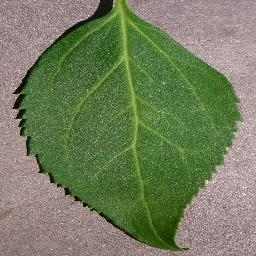
#> input picture data/cherry_leaves/cherry-leaves/healthy/011f07d1-8813-4a63-99c7-e274ab5cc261___JR_HL 4165_flipTB.JPG, 256 x 256 px
$ python -i image_utils.py   (imports and definitions only)
#> lines starting #> are read from the running program, lines starting #| are printed output that depends on the picture
from typing import Tuple
import cv2
import numpy as np
from PIL import Image


def enhance_image(
    image: Image.Image,
    contrast_limit: float = 2.0,
    tile_grid_size: Tuple[int, int] = (8, 8)
) -> Image.Image:
    """Enhance image quality for better prediction."""
#> called with contrast_limit = 2, tile_grid_size = (8, 8)
    try:
        # Convert PIL image to cv2 format
        img_array = np.array(image)
        img_cv = cv2.cvtColor(img_array, cv2.COLOR_RGB2BGR)
#> img_cv is the input picture: shape (256, 256, 3); mean B, G, R 94, 125.8, 115.6

        # Apply CLAHE enhancement
        clahe = cv2.createCLAHE(
            clipLimit=contrast_limit,
            tileGridSize=tile_grid_size
        )

        # Convert to LAB color space
        img_lab = cv2.cvtColor(img_cv, cv2.COLOR_BGR2LAB)
#> img_lab: shape (256, 256, 3); mean of channels 0, 1, 2 130.5, 118.4, 144.5
        l_channel = img_lab[:, :, 0]
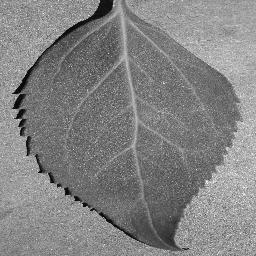
#> l_channel: shape (256, 256); min 0, max 252, mean 130.5

        # Apply CLAHE to L channel
        enhanced_l = clahe.apply(l_channel)
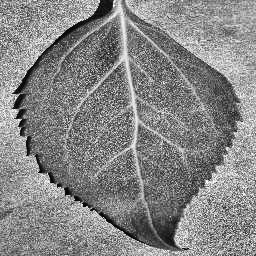
#> enhanced_l: shape (256, 256); min 0, max 255, mean 133.7
        img_lab[:, :, 0] = enhanced_l
#> img_lab: shape (256, 256, 3); mean of channels 0, 1, 2 133.7, 118.4, 144.5

        # Convert back to BGR and RGB
        img_enhanced = cv2.cvtColor(img_lab, cv2.COLOR_LAB2BGR)
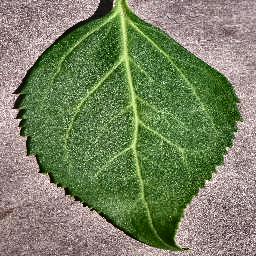
#> img_enhanced: shape (256, 256, 3); mean B, G, R 98.1, 130, 119.5
        img_enhanced_rgb = cv2.cvtColor(img_enhanced, cv2.COLOR_BGR2RGB)

        return Image.fromarray(img_enhanced_rgb)

    except Exception:
        return image  # Return original if enhancement fails

>>> import cv2
>>> picture = cv2.cvtColor(cv2.imread('../../data/cherry_leaves/cherry-leaves/healthy/011f07d1-8813-4a63-99c7-e274ab5cc261___JR_HL 4165_flipTB.JPG'), cv2.COLOR_BGR2RGB)
>>> result = enhance_image(picture)

$ run again, on data/cherry_leaves/cherry-leaves/healthy/0438b691-45f8-4251-83bd-8344656716a1___JR_HL 4152_flipTB.JPG
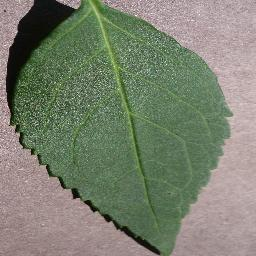
#> input picture data/cherry_leaves/cherry-leaves/healthy/0438b691-45f8-4251-83bd-8344656716a1___JR_HL 4152_flipTB.JPG, 256 x 256 px
#> in enhance_image, img_cv is the input picture: shape (256, 256, 3); mean B, G, R 110.9, 128.5, 122.5
#> in enhance_image, `enhanced_l = clahe.apply(l_channel)`:
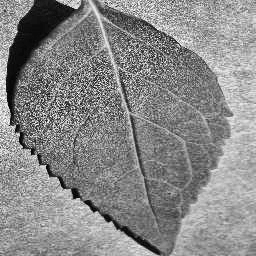
#> enhanced_l: shape (256, 256); min 0, max 255, mean 136.6
#> in enhance_image, `img_enhanced = cv2.cvtColor(img_lab, cv2.COLOR_LAB2BGR)`:
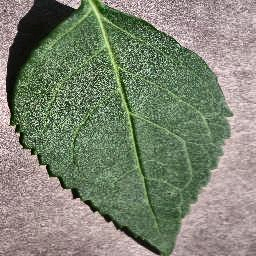
#> img_enhanced: shape (256, 256, 3); mean B, G, R 114.1, 131.7, 125.6

$ run again, on data/cherry_leaves/cherry-leaves/healthy/048daa26-d38c-477a-96b8-018b3d4ba386___JR_HL 9767_flipTB.JPG
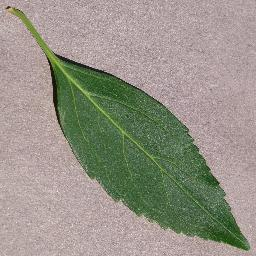
#> input picture data/cherry_leaves/cherry-leaves/healthy/048daa26-d38c-477a-96b8-018b3d4ba386___JR_HL 9767_flipTB.JPG, 256 x 256 px
#> in enhance_image, img_cv is the input picture: shape (256, 256, 3); mean B, G, R 135.1, 146.7, 150.4
#> in enhance_image, `l_channel = img_lab[:, :, 0]`:
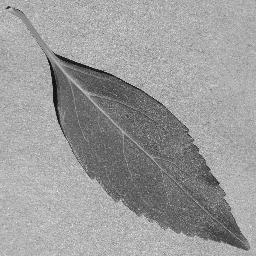
#> l_channel: shape (256, 256); min 3, max 252, mean 154.8
#> in enhance_image, `img_enhanced = cv2.cvtColor(img_lab, cv2.COLOR_LAB2BGR)`:
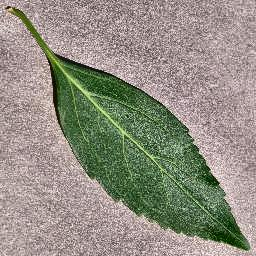
#> img_enhanced: shape (256, 256, 3); mean B, G, R 131, 142.8, 146.3

$ run again, on data/cherry_leaves/cherry-leaves/healthy/11d25451-c4c7-495d-87a4-9cb08f5934b1___JR_HL 4206_flipTB.JPG
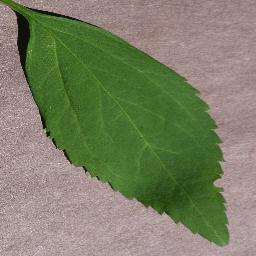
#> input picture data/cherry_leaves/cherry-leaves/healthy/11d25451-c4c7-495d-87a4-9cb08f5934b1___JR_HL 4206_flipTB.JPG, 256 x 256 px
#> in enhance_image, img_cv is the input picture: shape (256, 256, 3); mean B, G, R 100.6, 127.8, 123.1
#> in enhance_image, `enhanced_l = clahe.apply(l_channel)`:
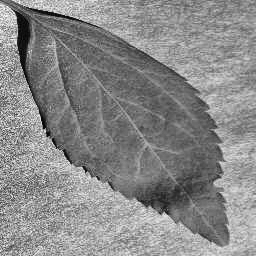
#> enhanced_l: shape (256, 256); min 1, max 253, mean 137
#> in enhance_image, `img_enhanced = cv2.cvtColor(img_lab, cv2.COLOR_LAB2BGR)`:
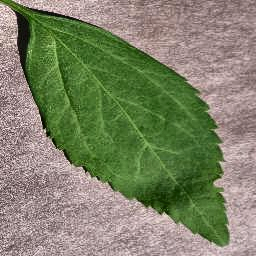
#> img_enhanced: shape (256, 256, 3); mean B, G, R 103.9, 131.2, 126.5
